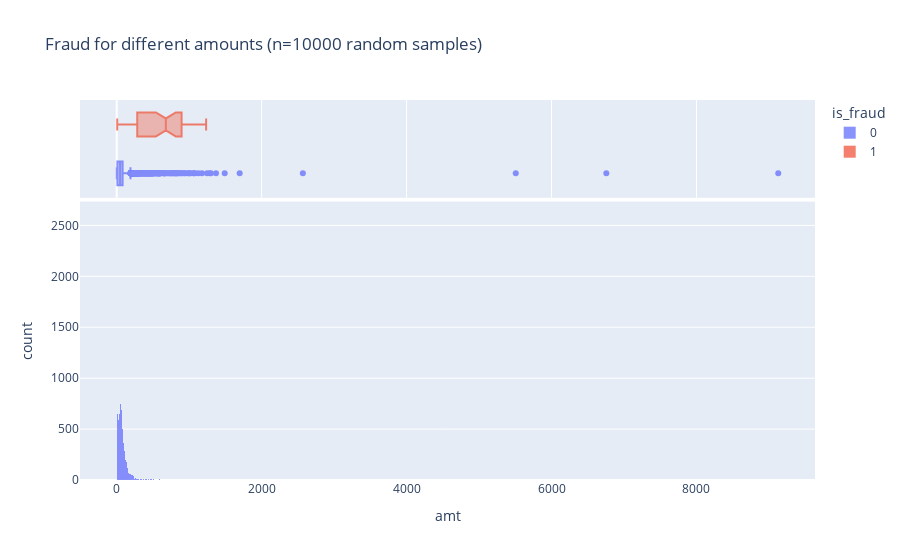

Here is the notebook cell this chart was saved with:
### Code cell
# Examine cross-correlation between numerical variable and categorical variable of concern
df_temp = pd.concat(
    [
        df_transactions_clean[df_transactions_clean["is_fraud"] == 0],
        df_transactions_clean[df_transactions_clean["is_fraud"] == 1],
    ]
)

SAMPLE_N = 10000

fig = px.histogram(
    df_temp.sample(n=SAMPLE_N),
    title=f"Fraud for different amounts (n={SAMPLE_N} random samples)",
    x="amt",
    color="is_fraud",
    marginal="box",
)
fig.update_traces(opacity=0.75)
fig.update_layout(barmode="overlay")
fig.show()

### Figure 1 — Plotly figure (JSON) as saved in the notebook; plotly's stock layout.template omitted (floating-point values rounded to 4 significant figures; data arrays with more than 128 entries replaced by an {"elided": "..."} marker saying what was removed)
{"data": [{"alignmentgroup": "True", "bingroup": "x", "hovertemplate": "is_fraud=0<br>amt=%{x}<br>count=%{y}<extra></extra>", "legendgroup": "0", "marker": {"color": "#636efa", "pattern": {"shape": ""}}, "name": "0", "offsetgroup": "0", "opacity": 0.75, "orientation": "v", "showlegend": true, "type": "histogram", "x": {"elided": "9951 float values"}, "xaxis": "x", "yaxis": "y"}, {"alignmentgroup": "True", "hovertemplate": "is_fraud=0<br>amt=%{x}<extra></extra>", "legendgroup": "0", "marker": {"color": "#636efa"}, "name": "0", "notched": true, "offsetgroup": "0", "opacity": 0.75, "showlegend": false, "type": "box", "x": {"elided": "9951 float values"}, "xaxis": "x2", "yaxis": "y2"}, {"alignmentgroup": "True", "bingroup": "x", "hovertemplate": "is_fraud=1<br>amt=%{x}<br>count=%{y}<extra></extra>", "legendgroup": "1", "marker": {"color": "#EF553B", "pattern": {"shape": ""}}, "name": "1", "offsetgroup": "1", "opacity": 0.75, "orientation": "v", "showlegend": true, "type": "histogram", "x": [408.6, 678.3, 8.09, 324.3, 1205.0, 13.28, 109.5, 312.8, 860.2, 311.8, 1108.0, 1071.0, 737.1, 777.5, 329.0, 291.7, 736.6, 11.39, 1234.0, 12, 19.72, 9.34, 1006.0, 253.4, 831.2, 9.51, 1053.0, 316.0, 1051.0, 259.5, 924.5, 886.2, 716.5, 350.4, 820.0, 21, 7.43, 769.1, 966.1, 960.2, 524.8, 297.5, 867.1, 871.5, 928.7, 326.2, 1098.0, 672.5, 756.2], "xaxis": "x", "yaxis": "y"}, {"alignmentgroup": "True", "hovertemplate": "is_fraud=1<br>amt=%{x}<extra></extra>", "legendgroup": "1", "marker": {"color": "#EF553B"}, "name": "1", "notched": true, "offsetgroup": "1", "opacity": 0.75, "showlegend": false, "type": "box", "x": [408.6, 678.3, 8.09, 324.3, 1205.0, 13.28, 109.5, 312.8, 860.2, 311.8, 1108.0, 1071.0, 737.1, 777.5, 329.0, 291.7, 736.6, 11.39, 1234.0, 12, 19.72, 9.34, 1006.0, 253.4, 831.2, 9.51, 1053.0, 316.0, 1051.0, 259.5, 924.5, 886.2, 716.5, 350.4, 820.0, 21, 7.43, 769.1, 966.1, 960.2, 524.8, 297.5, 867.1, 871.5, 928.7, 326.2, 1098.0, 672.5, 756.2], "xaxis": "x2", "yaxis": "y2"}], "layout": {"barmode": "overlay", "legend": {"title": {"text": "is_fraud"}, "tracegroupgap": 0}, "title": {"text": "Fraud for different amounts (n=10000 random samples)"}, "xaxis": {"anchor": "y", "domain": [0, 1], "title": {"text": "amt"}}, "xaxis2": {"anchor": "y2", "domain": [0, 1], "matches": "x", "showgrid": true, "showticklabels": false}, "yaxis": {"anchor": "x", "domain": [0, 0.7326], "title": {"text": "count"}}, "yaxis2": {"anchor": "x2", "domain": [0.7426, 1], "matches": "y2", "showgrid": false, "showline": false, "showticklabels": false, "ticks": ""}}}
